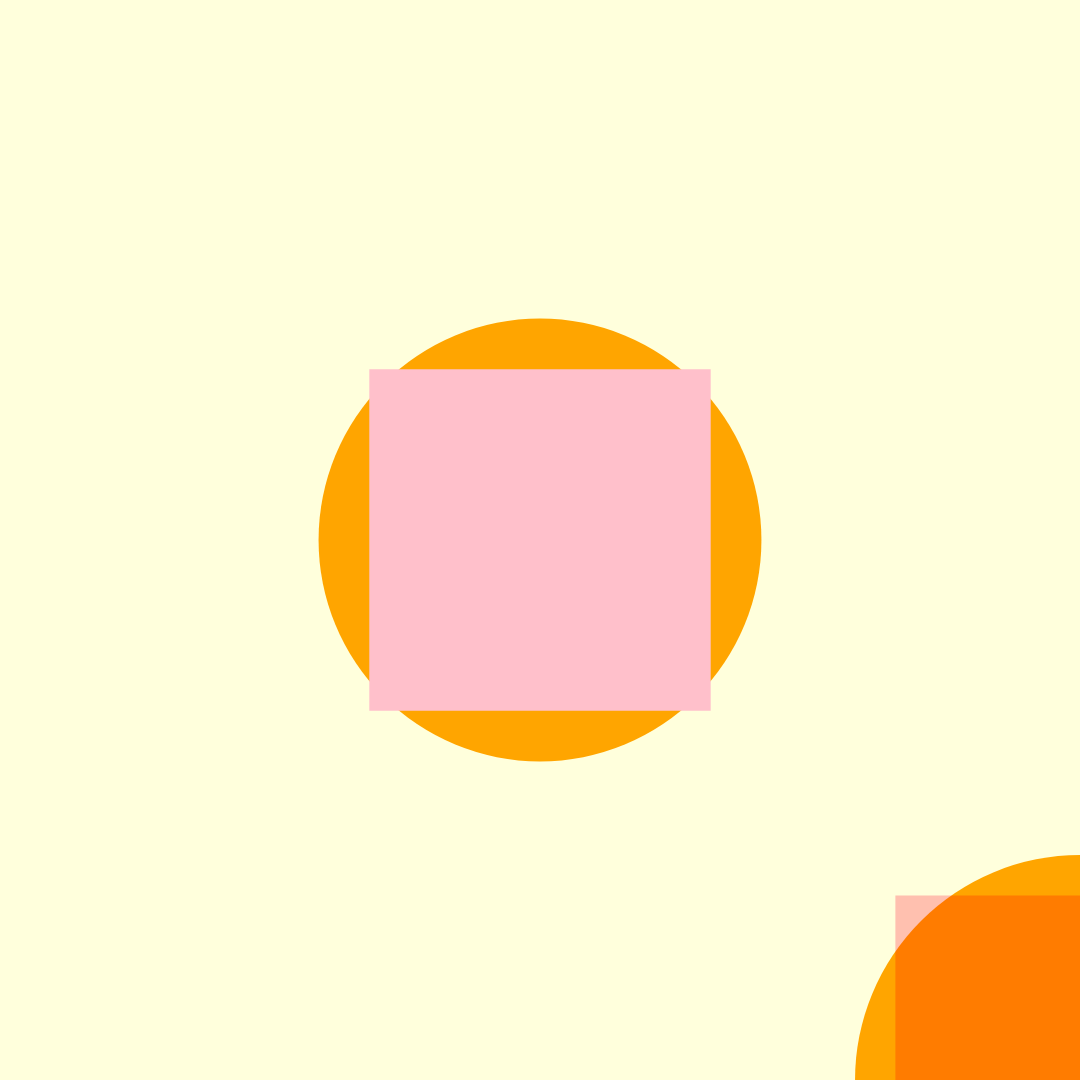
Frame 1 (no input)
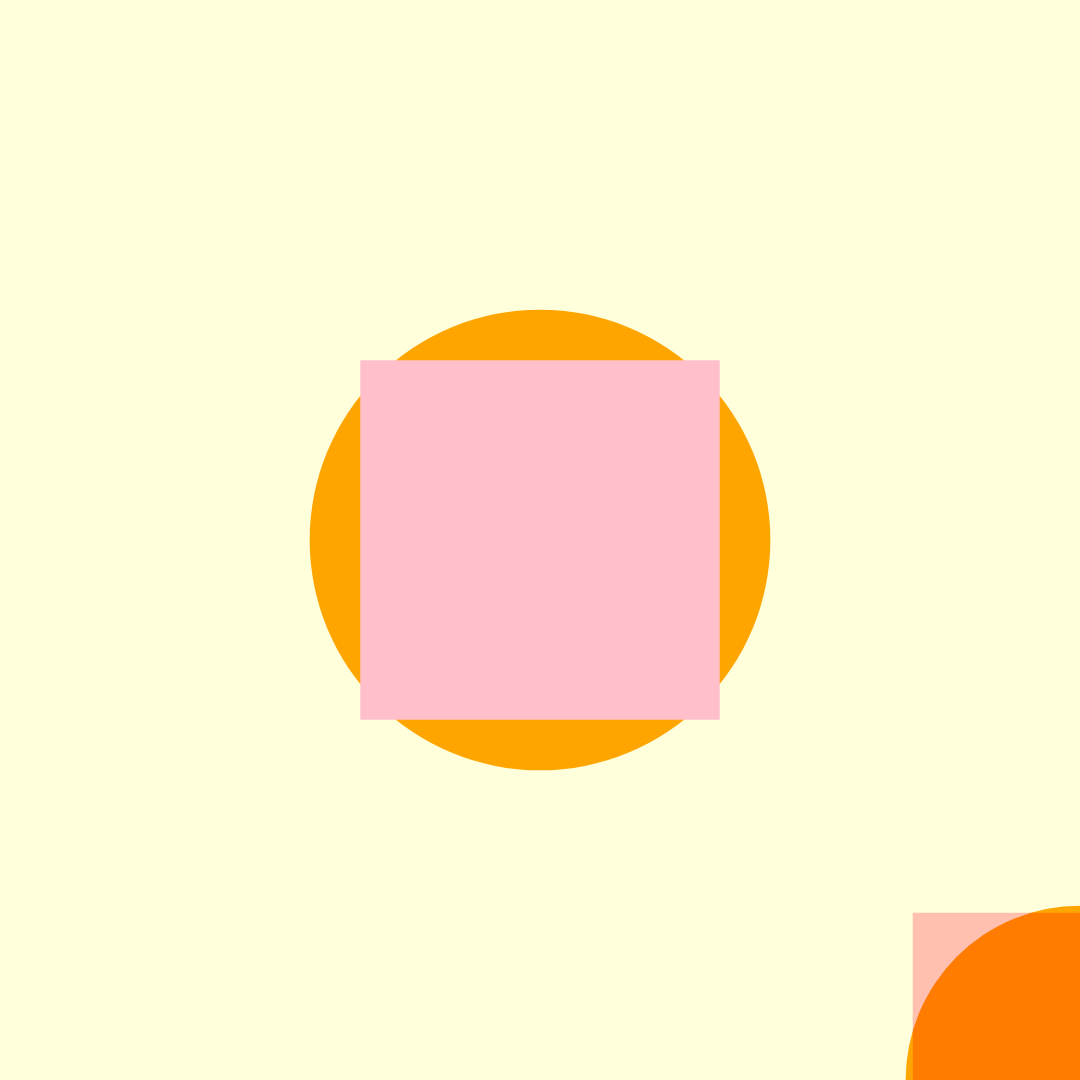
Frame 2 (the mouse pressed at the canvas centre, redrawn once)

The p5.js sketch that drew these frames (run headless with seeded random() and noise() and a simulated clock; the mouse was pressed at the canvas centre and the sketch redrawn once):

// p5.js sketch
// ── sketch.js
function setup() {
  createCanvas(1080, 1080);
  noStroke();
  noLoop();
}

function draw(){
 background(2255,255,220);
 fill('orange');
 circle(width/2, height/2, random (300,500));

 translate(width/2, height/2);
 fill('pink');
 rectMode(CENTER);
 rect(0, 0, random (300,500));

 push();
  blendMode(MULTIPLY);
  fill('orange');
  circle(width/2, height/2, random(300,500));
  pop();

  push();
  blendMode(MULTIPLY);
  translate(width/2, height/2);
  fill('pink');
  rectMode(CENTER);
  const sz = random(300,500);
  rect(0, 0, sz, sz);
  pop();
}
